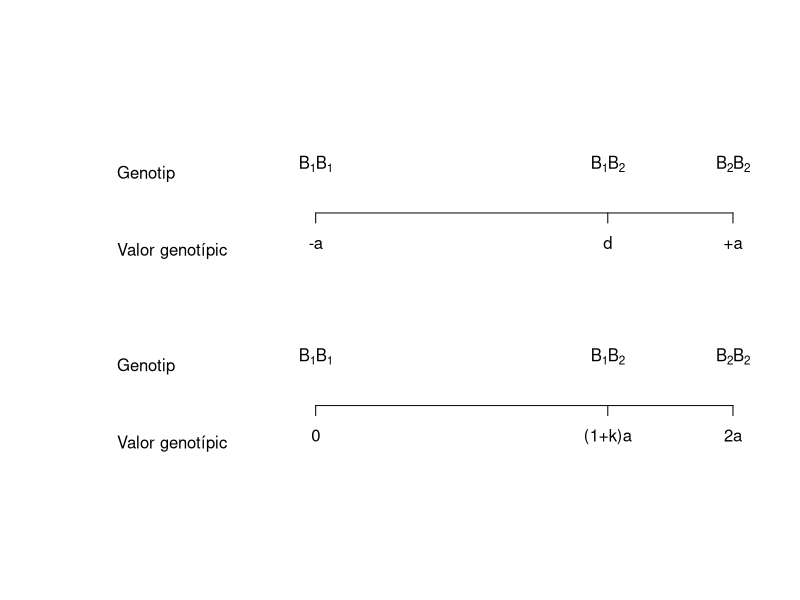
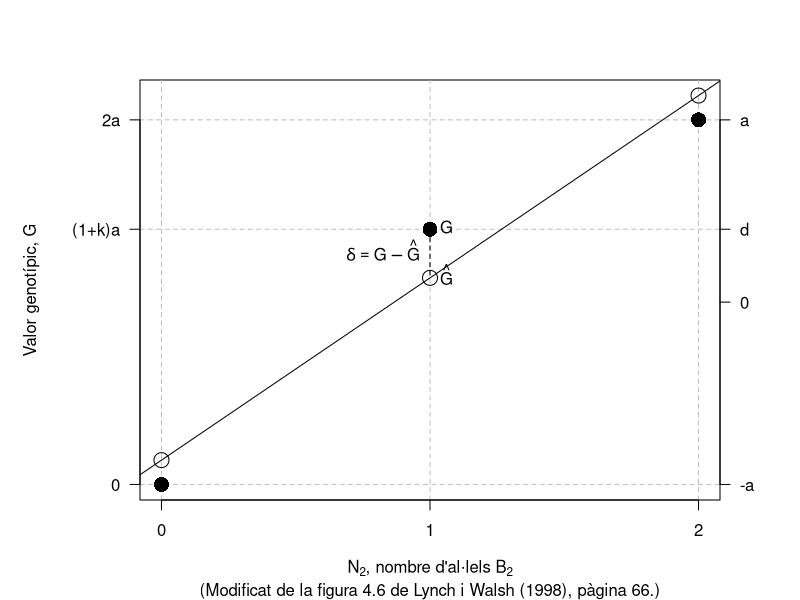
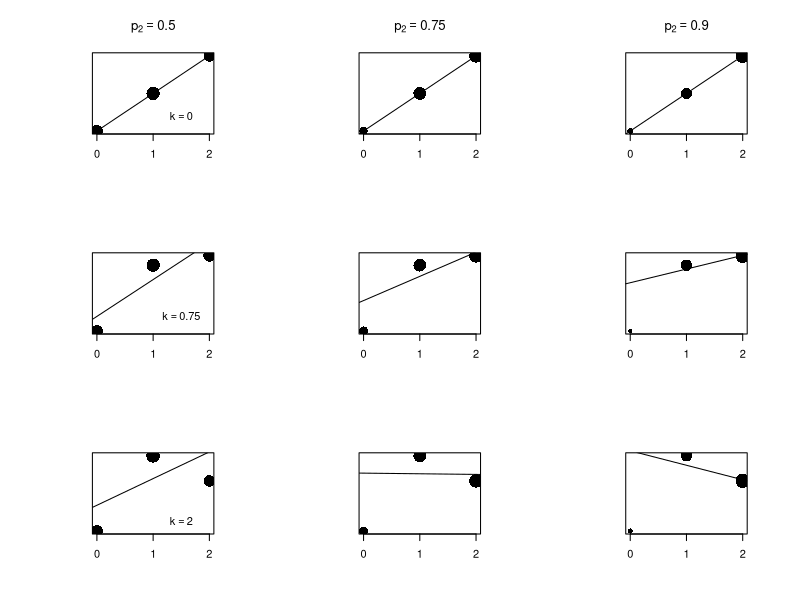
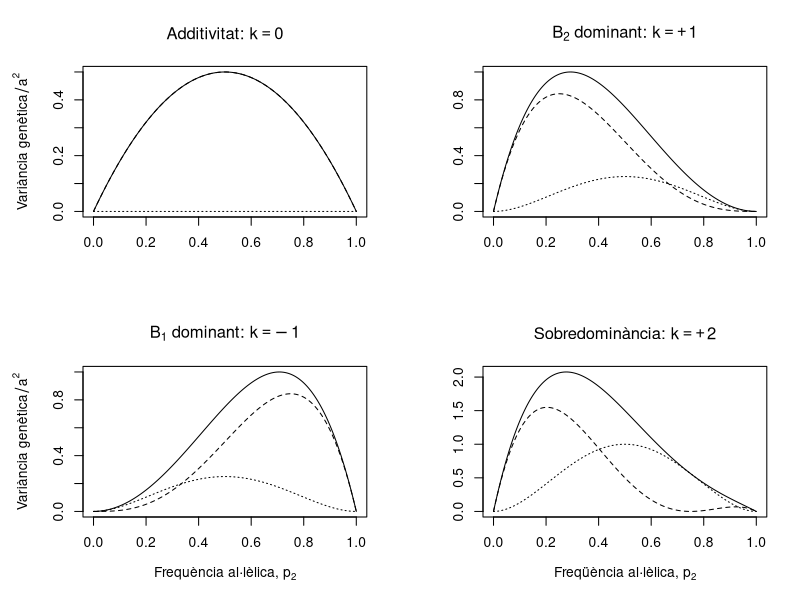
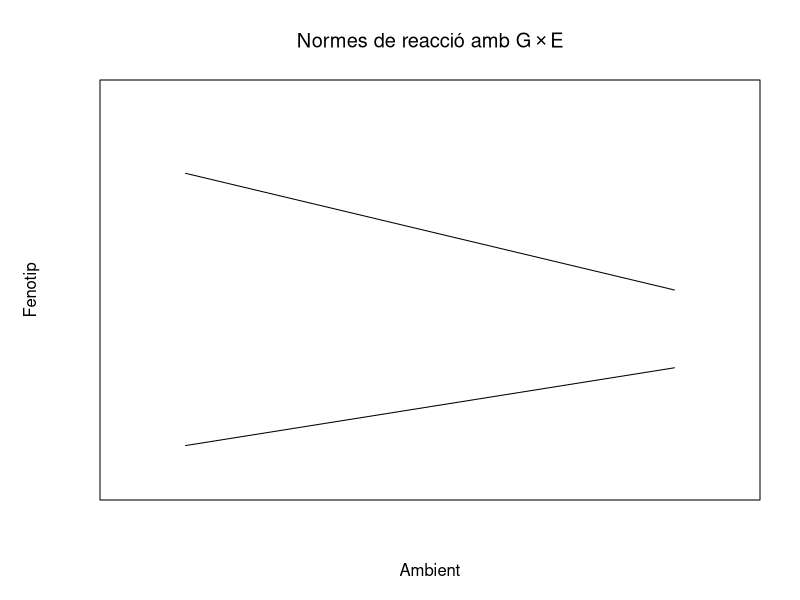

Recreate these plots in R, in order.
## ---- chunk 1
plot(c(-5,10), c(0,10), type = 'n', axes = FALSE, ann = FALSE)
axis(1, at = c(0, 7, 10), labels = c('0', '(1+k)a', '2a'), pos = 2)
axis(1, at = c(0, 7, 10), labels = expression(B[1]*B[1], B[1]*B[2], B[2]*B[2]),
     pos = 4, tick = FALSE)
text(-5, 1, labels = 'Valor genotípic', pos = 4)
text(-5, 3, labels = 'Genotip', pos = 4)
axis(1, at = c(0, 7, 10), labels = c('-a', 'd', '+a'), pos = 7)
axis(1, at = c(0, 7, 10), labels = expression(B[1]*B[1], B[1]*B[2], B[2]*B[2]),
     pos = 9, tick = FALSE)
text(-5, 6, labels = 'Valor genotípic', pos = 4)
text(-5, 8, labels = 'Genotip', pos = 4)
## ---- chunk 2
N2 <- c(0, 1, 2)
G  <- c(0, 7, 10)
m0 <- lm(G ~ N2)
Ghat <- predict(m0)

par(mar = c(5,7,4,4))
plot(c(N2, N2), c(G, Ghat), type = 'n',
     xlab = expression(N[2]*", nombre d'al·lels "*B[2]),
     ylab = "", xaxt = 'n', yaxt = 'n', las = 1,
     sub = "(Modificat de la figura 4.6 de Lynch i Walsh (1998), pàgina 66.)")
mtext("Valor genotípic, G", side = 2, line = 5)
abline(h = G,  lty = 2, col = 'gray')
abline(v = N2, lty = 2, col = 'gray')
points(N2, G, pch = 16, cex = 2)
abline(m0)
points(N2, Ghat, cex = 2)
segments(N2[2], G[2], N2[2], Ghat[2], lty = 2)
text(N2[2], G[2], label = 'G', pos = 4)
text(N2[2], Ghat[2], label = expression(hat(G)), pos = 4)
text(N2[2], (G[2] + Ghat[2]) / 2, label = expression(delta==G-hat(G)), pos = 2)
axis(1, at = c(0, 1, 2), labels = c('0', '1', '2'))
axis(2, at = c(0, 7, 10), labels = c('0', '(1+k)a', '2a'), las = 1)
axis(4, at = c(0, 5, 7, 10), labels = c('-a', '0', 'd', 'a'), las = 1)
## ---- chunk 3
library(plyr)
PopSize <- 1000
Freq2   <- c(0.5, 0.75, 0.90)
k       <- c(0, 0.75, 2)
a       <- 5
pops    <- lapply(k, function(x) {
              lapply(Freq2, function(y) {
                 genotip <- sample(0:2, PopSize, replace = TRUE, prob = c((1-y)^2, 2*y*(1-y), y^2))
                 fenotip <- a * genotip * (1 + 2 * x - x * genotip)
                 return(data.frame(G = genotip, P = fenotip))
              })
           })
Main <- lapply(k, function(x) {
           lapply(Freq2, function(y) {
              if (x == 0) {
                 Title = bquote(p[2]==.(y))
              } else {
                 Title = ''
              }
              return(Title)
           })
        })
Text <- lapply(k, function(x) {
           lapply(Freq2, function(y) {
              if (y == 0.5) {
                 Ktext = bquote(k==.(x))
              } else {
                 Ktext = ''
              }
              return(Ktext)
           })
        })
par(mfrow = c(3, 3))
z <- sapply(1:3, function(x) {
          sapply(1:3, function(y) {
             PopData <- ddply(pops[[x]][[y]], 'G', function(z) {
                data.frame(P = mean(z$P), N = dim(z)[1])
             })
             plot(PopData$G, PopData$P, cex = log10(PopData$N), pch = 16,
                  xlab = '', ylab = '', xaxt = 'n', yaxt = 'n', main = Main[[x]][[y]])
             text(1.5, 2, labels = Text[[x]][[y]])
             abline(lm(P ~ G, data = pops[[x]][[y]]))
             axis(1, at = c(0, 1, 2), labels = c('0', '1', '2'))
          })
       })
par(mfrow = c(1,1))
## ---- chunk 4
k  <- c(0, -1, 1, 2)
p2 <- seq(from = 0, to = 1, by = 0.001)
p1 <- 1 - p2
a  <- 5
alpha <- sapply(k, function(x) a * (1 + x * (p1 - p2)))
additiva <- sapply(1:4, function(x) 2 * p1 * p2 * alpha[,x]^2)
dominant <- sapply(1:4, function(x) (2 * p1 * p2 * a * k[x])^2)
VarTotal <- additiva + dominant
par(mfrow = c(2,2), mar = c(5,5,4,2))
plot(p2, VarTotal[,1] / a ^ 2, type = 'l', main = expression('Additivitat: '*k==0),
     ylab = expression('Variància genètica'/a^2),
     xlab = '')
lines(p2, additiva[,1] / a ^ 2, lty = 2)
lines(p2, dominant[,1] / a ^ 2, lty = 3)

plot(p2, VarTotal[,3] / a ^ 2, type = 'l', main = expression(B[2]*' dominant: '*k==+1),
     ylab = '',
     xlab = '')
lines(p2, additiva[,3] / a ^ 2, lty = 2)
lines(p2, dominant[,3] / a ^ 2, lty = 3)

plot(p2, VarTotal[,2] / a ^ 2, type = 'l', main = expression(B[1]*' dominant: '*k==-1),
     ylab = expression('Variància genètica'/a^2),
     xlab = expression('Frequència al·lèlica, '*p[2]))
lines(p2, additiva[,2] / a ^ 2, lty = 2)
lines(p2, dominant[,2] / a ^ 2, lty = 3)

plot(p2, VarTotal[,4] / a ^ 2, type = 'l', main = expression('Sobredominància: '*k==+2),
     ylab = '',
     xlab = expression('Freqüència al·lèlica, '*p[2]))
lines(p2, additiva[,4] / a ^ 2, lty = 2)
lines(p2, dominant[,4] / a ^ 2, lty = 3)
par(mfrow = c(1,1))
## ---- chunk 5
plot(c(0,1), c(0, 1), type = 'n', xaxt = 'n', yaxt = 'n',
   xlab = 'Ambient', ylab = 'Fenotip', main = expression("Normes de reacció amb "*G%*%E))
lines(c(0.1, 0.9), c(0.1, 0.3))
lines(c(0.1, 0.9), c(0.8, 0.5))
